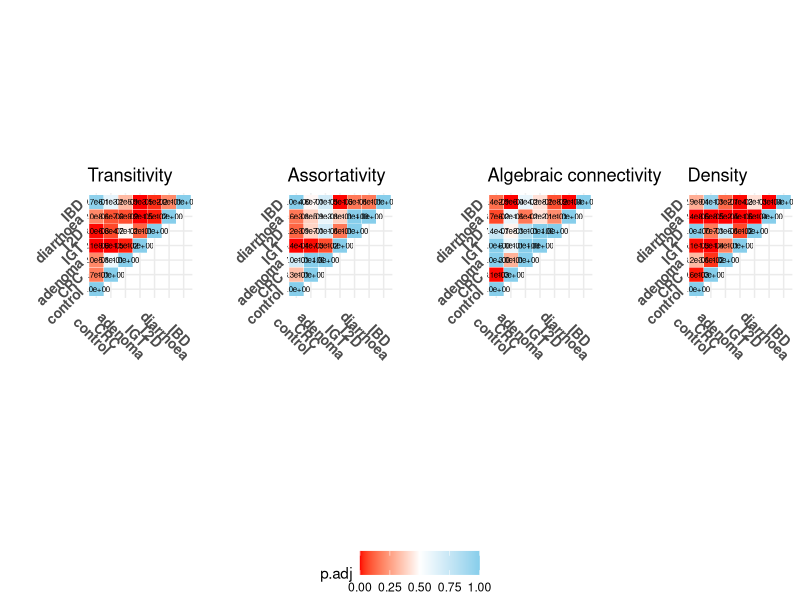

Write R code to recreate this figure.
library(ggplot2)
library(dplyr)
require(gridExtra)
library(grid)
library(cowplot)
library(ggpubr)
library(reshape2)
# library(hrbrthemes)

# Get lower triangle of the correlation matrix
get_lower_tri<-function(cormat){
  cormat[upper.tri(cormat)] <- NA
  return(cormat)
}
# Get upper triangle of the correlation matrix
get_upper_tri <- function(cormat){
  cormat[lower.tri(cormat)]<- NA
  return(cormat)
}




df2<-read.table("network_comparison_matrix_transitivity.csv", sep=",", header=TRUE)
mat <- as.matrix(df2[, 3:9])
rownames(mat) <-df2$group
melted_cormat <- melt(mat, na.rm = TRUE)
p1<-ggplot(melted_cormat, aes(Var2, Var1, fill = value )) +
  geom_tile(color = "white")+
  scale_fill_gradient2(low = "red", high = "skyblue", mid = "white",
                       midpoint = 0.5, limit = c(0,1), space = "Lab", 
                       name="p.adj") +
  theme_minimal()+ 
  theme(axis.text.x = element_text(angle = 315, face = "bold", size=10), axis.text.y = element_text(angle = 45, face = "bold", size=10))+
  coord_fixed()+ geom_text(aes(Var2, Var1,label = format(value, scientific = TRUE)), color = "black", size = 2)+
  xlab("") + ylab("")+ ggtitle("Transitivity")


df2<-read.table("network_comparison_matrix_assortativity.csv", sep=",", header=TRUE)
mat <- as.matrix(df2[, 3:9])
rownames(mat) <-df2$group
melted_cormat <- melt(mat, na.rm = TRUE)
p2<-ggplot(melted_cormat, aes(Var2, Var1, fill = value )) +
  geom_tile(color = "white")+
  scale_fill_gradient2(low = "red", high = "skyblue", mid = "white",
                       midpoint = 0.5, limit = c(0,1), space = "Lab", 
                       name="p.adj") +
  theme_minimal()+ 
  theme(axis.text.x = element_text(angle = 315, face = "bold", size=10), axis.text.y = element_text(angle = 45, face = "bold", size=10))+
  coord_fixed()+ geom_text(aes(Var2, Var1,label = format(value, scientific = TRUE)), color = "black", size = 2)+
  xlab("") + ylab("")+ ggtitle("Assortativity")


df2<-read.table("network_comparison_matrix_algebraic_connectivity.csv", sep=",", header=TRUE)
mat <- as.matrix(df2[, 3:9])
rownames(mat) <-df2$group
melted_cormat <- melt(mat, na.rm = TRUE)
p3<-ggplot(melted_cormat, aes(Var2, Var1, fill = value )) +
  geom_tile(color = "white")+
  scale_fill_gradient2(low = "red", high = "skyblue", mid = "white",
                       midpoint = 0.5, limit = c(0,1), space = "Lab", 
                       name="p.adj") +
  theme_minimal()+ 
  theme(axis.text.x = element_text(angle = 315, face = "bold", size=10), axis.text.y = element_text(angle = 45, face = "bold", size=10))+
  coord_fixed()+ geom_text(aes(Var2, Var1,label = format(value, scientific = TRUE)), color = "black", size = 2)+
  xlab("") + ylab("")+ ggtitle("Algebraic connectivity")


df2<-read.table("network_comparison_matrix_density.csv", sep=",", header=TRUE)
mat <- as.matrix(df2[, 3:9])
rownames(mat) <-df2$group
melted_cormat <- melt(mat, na.rm = TRUE)
p4<-ggplot(melted_cormat, aes(Var2, Var1, fill = value )) +
  geom_tile(color = "white")+
  scale_fill_gradient2(low = "red", high = "skyblue", mid = "white",
                       midpoint = 0.5, limit = c(0,1), space = "Lab", 
                       name="p.adj") +
  theme_minimal()+ 
  theme(axis.text.x = element_text(angle = 315, face = "bold", size=10), axis.text.y = element_text(angle = 45, face = "bold", size=10))+
  coord_fixed()+ geom_text(aes(Var2, Var1,label = format(value, scientific = TRUE)), color = "black", size = 2)+
  xlab("") + ylab("")+ ggtitle("Density")


prow <- plot_grid(
  p1 + theme(legend.position="none"),
  p2 + theme(legend.position="none"),
  p3 + theme(legend.position="none"),
  p4 + theme(legend.position="none"),
  align = 'vh',
  hjust = -1,
  nrow = 1
)

legend <- get_legend(
  p4 + 
    guides(color = guide_legend(nrow = 1)) +
    theme(legend.position = "bottom")
)

pdf("network_heatmap.pdf", width=15, height=5)
plot_grid(prow, legend, ncol = 1, rel_heights = c(1, .1))

dev.off()
